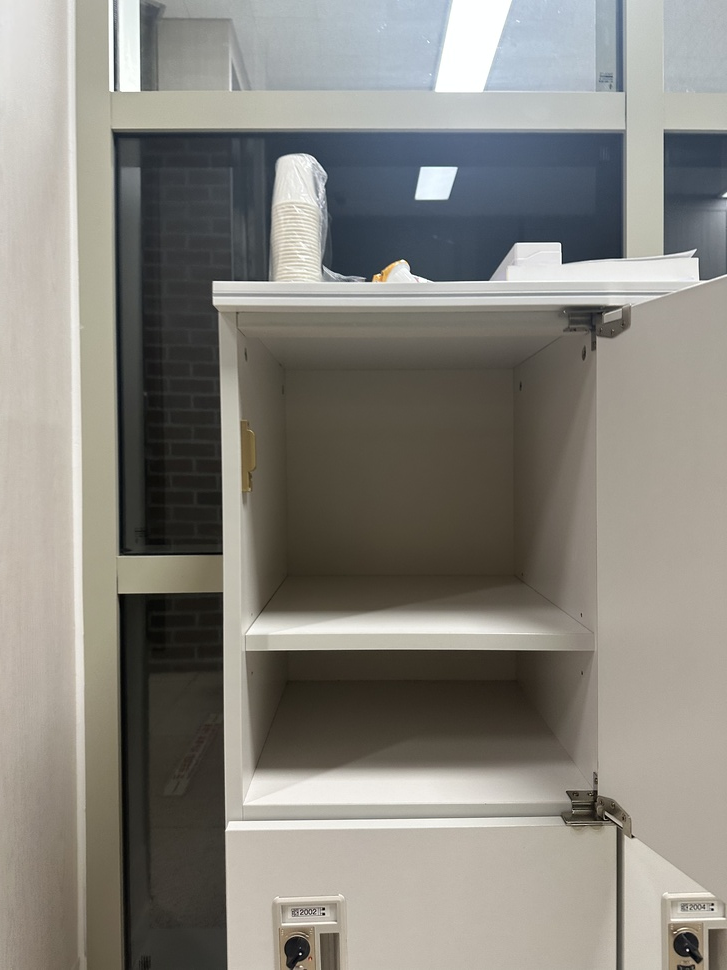
#> input picture ai/data/test/empty/empty002.jpg, 727 x 970 px, shrunk from 3024 x 4032 before the run; its folder holds only this picture in this run
$ python augment_data.py
#> lines starting #> are read from the running program, lines starting #| are printed output that depends on the picture
"""
데이터 증강 스크립트 (v2.0)

이 스크립트는 기존 학습 이미지를 다양한 방식으로 변형하여
학습 데이터를 확장합니다.

증강 기법:
1. 회전 (Rotation): -15° ~ +15° 범위의 미세 회전
2. 좌우 반전 (Horizontal Flip): 이미지 좌우 뒤집기
3. 밝기 조정 (Brightness): 어둡게/밝게 변형
4. 대비 조정 (Contrast): 대비 증가/감소
5. 노이즈 추가 (Gaussian Noise): 미세한 잡음 추가
6. [NEW] 그림자 시뮬레이션 (Shadow): 부분 영역 어둡게
7. [NEW] 감마 보정 (Gamma): 비선형 밝기 변화
8. [NEW] 그라데이션 조명 (Gradient): 한쪽이 밝고 반대쪽이 어두움
"""
import os
import cv2
import numpy as np
import random
from pathlib import Path
from typing import List, Tuple

INPUT_DIR = "data/train"
OUTPUT_DIR = "data/train_augmented"
IMAGE_EXTENSIONS = ['.jpg', '.jpeg', '.png']


def rotate_image(image: np.ndarray, angle: float) -> np.ndarray:
    """
    이미지 회전

    회전은 사물함의 설치 각도 차이나 카메라 기울기에 대한
    모델의 강건성을 높여줍니다.
    """
    h, w = image.shape[:2]
    center = (w // 2, h // 2)
    matrix = cv2.getRotationMatrix2D(center, angle, 1.0)
    rotated = cv2.warpAffine(image, matrix, (w, h), borderMode=cv2.BORDER_REFLECT)
    return rotated


def flip_horizontal(image: np.ndarray) -> np.ndarray:
    """
    좌우 반전

    물건의 위치가 좌/우 어디든 감지할 수 있도록
    모델의 위치 불변성을 학습시킵니다.
    """
    return cv2.flip(image, 1)


def adjust_brightness(image: np.ndarray, factor: float) -> np.ndarray:
    """
    밝기 조정

    조명 조건이 달라도 물체를 인식할 수 있도록
    다양한 밝기의 이미지를 학습합니다.

    factor > 1.0: 밝게
    factor < 1.0: 어둡게
    """
    hsv = cv2.cvtColor(image, cv2.COLOR_BGR2HSV)
    hsv = hsv.astype(np.float32)
    hsv[:, :, 2] = np.clip(hsv[:, :, 2] * factor, 0, 255)
    hsv = hsv.astype(np.uint8)
    return cv2.cvtColor(hsv, cv2.COLOR_HSV2BGR)


def adjust_contrast(image: np.ndarray, factor: float) -> np.ndarray:
    """
    대비 조정

    대비가 낮은 환경(흐린 날, 형광등)이나
    높은 환경(직사광선)에서도 인식할 수 있도록 합니다.

    factor > 1.0: 대비 증가
    factor < 1.0: 대비 감소
    """
    mean = np.mean(image)
    adjusted = np.clip((image - mean) * factor + mean, 0, 255)
    return adjusted.astype(np.uint8)


def add_gaussian_noise(image: np.ndarray, sigma: float = 10) -> np.ndarray:
    """
    가우시안 노이즈 추가

    카메라 센서 노이즈나 압축 아티팩트에 강건한
    모델을 만들기 위해 약간의 노이즈를 추가합니다.
    """
    noise = np.random.normal(0, sigma, image.shape).astype(np.float32)
    noisy = np.clip(image.astype(np.float32) + noise, 0, 255)
    return noisy.astype(np.uint8)


def add_shadow(image: np.ndarray, shadow_type: str = 'vertical',
               opacity: float = 0.5) -> np.ndarray:
    """
    그림자 시뮬레이션

    이미지의 일부 영역을 어둡게 만들어 그림자 효과를 시뮬레이션합니다.
    실제 환경에서 창문 빛, 형광등 위치 등으로 인한 그림자에 강건해집니다.

    Args:
        image: 입력 이미지
        shadow_type: 'vertical', 'horizontal', 'random'
        opacity: 그림자 강도 (0=투명, 1=완전 검정)
    """
    h, w = image.shape[:2]
    result = image.copy().astype(np.float32)

    mask = np.ones((h, w), dtype=np.float32)

    if shadow_type == 'vertical':
        start = random.randint(0, w // 2)
        end = random.randint(start + w // 4, w)
        mask[:, start:end] = 1 - opacity

    elif shadow_type == 'horizontal':
        start = random.randint(0, h // 2)
        end = random.randint(start + h // 4, h)
        mask[start:end, :] = 1 - opacity

    elif shadow_type == 'random':
        x1 = random.randint(0, w // 2)
        y1 = random.randint(0, h // 2)
        x2 = random.randint(x1 + w // 4, w)
        y2 = random.randint(y1 + h // 4, h)
        mask[y1:y2, x1:x2] = 1 - opacity

    for c in range(3):
        result[:, :, c] = result[:, :, c] * mask

    return np.clip(result, 0, 255).astype(np.uint8)


def gamma_correction(image: np.ndarray, gamma: float) -> np.ndarray:
    """
    감마 보정

    비선형 밝기 변화를 적용합니다.
    gamma < 1: 이미지가 밝아짐 (어두운 영역이 더 밝아짐)
    gamma > 1: 이미지가 어두워짐 (밝은 영역이 더 어두워짐)

    조명 조건의 다양한 변화를 시뮬레이션합니다.

    Args:
        image: 입력 이미지
        gamma: 감마 값 (0.5~2.0 권장)
    """
    inv_gamma = 1.0 / gamma
    table = np.array([
        ((i / 255.0) ** inv_gamma) * 255
        for i in range(256)
    ]).astype(np.uint8)

    return cv2.LUT(image, table)


def add_gradient_lighting(image: np.ndarray, direction: str = 'left',
                          intensity: float = 0.4) -> np.ndarray:
    """
    그라데이션 조명 효과

    한쪽에서 빛이 들어오는 효과를 시뮬레이션합니다.
    창문이나 조명 위치에 따른 밝기 차이에 강건해집니다.

    Args:
        image: 입력 이미지
        direction: 'left', 'right', 'top', 'bottom'
        intensity: 그라데이션 강도
    """
    h, w = image.shape[:2]
    result = image.copy().astype(np.float32)

    if direction == 'left':
        gradient = np.linspace(1 + intensity, 1 - intensity, w)
        gradient = np.tile(gradient, (h, 1))
    elif direction == 'right':
        gradient = np.linspace(1 - intensity, 1 + intensity, w)
        gradient = np.tile(gradient, (h, 1))
    elif direction == 'top':
        gradient = np.linspace(1 + intensity, 1 - intensity, h)
        gradient = np.tile(gradient.reshape(-1, 1), (1, w))
    elif direction == 'bottom':
        gradient = np.linspace(1 - intensity, 1 + intensity, h)
        gradient = np.tile(gradient.reshape(-1, 1), (1, w))
    else:
        return image

    for c in range(3):
        result[:, :, c] = result[:, :, c] * gradient

    return np.clip(result, 0, 255).astype(np.uint8)


def augment_image(image: np.ndarray) -> List[Tuple[np.ndarray, str]]:
    """
    하나의 이미지에 대해 모든 증강 기법 적용

    Returns:
        [(증강된 이미지, 접미사), ...]
    """
    augmented = []

    augmented.append((rotate_image(image, -10), "rot_n10"))
    augmented.append((rotate_image(image, 10), "rot_p10"))

    augmented.append((flip_horizontal(image), "flip"))

    augmented.append((adjust_brightness(image, 0.7), "dark"))
    augmented.append((adjust_brightness(image, 1.3), "bright"))

    augmented.append((adjust_contrast(image, 0.8), "lowcon"))
    augmented.append((adjust_contrast(image, 1.2), "highcon"))

    augmented.append((add_gaussian_noise(image, 15), "noise"))

    augmented.append((add_shadow(image, 'vertical', 0.4), "shadow_v"))
    augmented.append((add_shadow(image, 'horizontal', 0.4), "shadow_h"))
    augmented.append((add_shadow(image, 'random', 0.5), "shadow_r"))

    augmented.append((gamma_correction(image, 0.6), "gamma_bright"))
    augmented.append((gamma_correction(image, 1.5), "gamma_dark"))
    augmented.append((gamma_correction(image, 2.0), "gamma_vdark"))

    augmented.append((add_gradient_lighting(image, 'left', 0.3), "grad_left"))
    augmented.append((add_gradient_lighting(image, 'right', 0.3), "grad_right"))
    augmented.append((add_gradient_lighting(image, 'top', 0.3), "grad_top"))

    rotated = rotate_image(image, 5)
    augmented.append((adjust_brightness(rotated, 0.85), "combo1"))

    flipped = flip_horizontal(image)
    augmented.append((adjust_contrast(flipped, 1.1), "combo2"))

    shadow_img = add_shadow(image, 'vertical', 0.3)
    augmented.append((gamma_correction(shadow_img, 1.3), "combo3"))

    rotated2 = rotate_image(image, -5)
    augmented.append((add_gradient_lighting(rotated2, 'left', 0.25), "combo4"))

    return augmented


def process_directory(input_dir: Path, output_dir: Path):
    """디렉토리 내 모든 이미지 증강"""

    output_dir.mkdir(parents=True, exist_ok=True)

    image_files = []
    for ext in IMAGE_EXTENSIONS:
        image_files.extend(input_dir.glob(f"*{ext}"))
        image_files.extend(input_dir.glob(f"*{ext.upper()}"))

    print(f"Found {len(image_files)} images in {input_dir}")

    for img_path in image_files:
        image = cv2.imread(str(img_path))
        if image is None:
            print(f"Cannot read: {img_path}")
            continue

        original_output = output_dir / img_path.name
        cv2.imwrite(str(original_output), image)

        augmented_images = augment_image(image)

        for aug_img, suffix in augmented_images:
            stem = img_path.stem
            ext = img_path.suffix
            aug_path = output_dir / f"{stem}_{suffix}{ext}"
            cv2.imwrite(str(aug_path), aug_img)

    result_count = sum(1 for _ in output_dir.glob("*.*")
                       if _.suffix.lower() in IMAGE_EXTENSIONS)
    print(f"Generated {result_count} images in {output_dir}")


def main():
    print("=" * 60)
    print("Data Augmentation Script")
    print("=" * 60)

    classes = ['empty', 'invalid', 'occupied']

    for cls in classes:
        input_path = Path(INPUT_DIR) / cls
        output_path = Path(OUTPUT_DIR) / cls

        if not input_path.exists():
            print(f"\nDirectory not found: {input_path}")
            continue

        print(f"\nProcessing: {cls}")
        process_directory(input_path, output_path)
#> in process_directory, image is the input picture: shape (970, 727, 3); mean B, G, R 125.8, 132.6, 135.2
#> in adjust_brightness, `hsv = cv2.cvtColor(image, cv2.COLOR_BGR2HSV)`: hsv: shape (970, 727, 3); mean H, S, V 37.1, 37.2, 138.7
#> in adjust_brightness, `hsv = hsv.astype(np.float32)`: hsv: shape (970, 727, 3) float32; mean H, S, V 37, 37.2, 138.7
#> in adjust_brightness, `hsv[:, :, 2] = np.clip(hsv[:, :, 2] * factor, 0, 255)`: hsv: shape (970, 727, 3) float32; mean H, S, V 37, 37.2, 97.1
#> in adjust_brightness, `hsv = hsv.astype(np.uint8)`: hsv: shape (970, 727, 3); mean H, S, V 37.1, 37.2, 96.7
#> call 2 of adjust_brightness, with factor = 1.3
#> in adjust_brightness (call 2), `hsv[:, :, 2] = np.clip(hsv[:, :, 2] * factor, 0, 255)`: hsv: shape (970, 727, 3) float32; mean H, S, V 37, 37.2, 176.2
#> in adjust_brightness (call 2), `hsv = hsv.astype(np.uint8)`: hsv: shape (970, 727, 3); mean H, S, V 37.1, 37.2, 175.6
#> in adjust_brightness (call 2), `return cv2.cvtColor(hsv, cv2.COLOR_HSV2BGR)`:
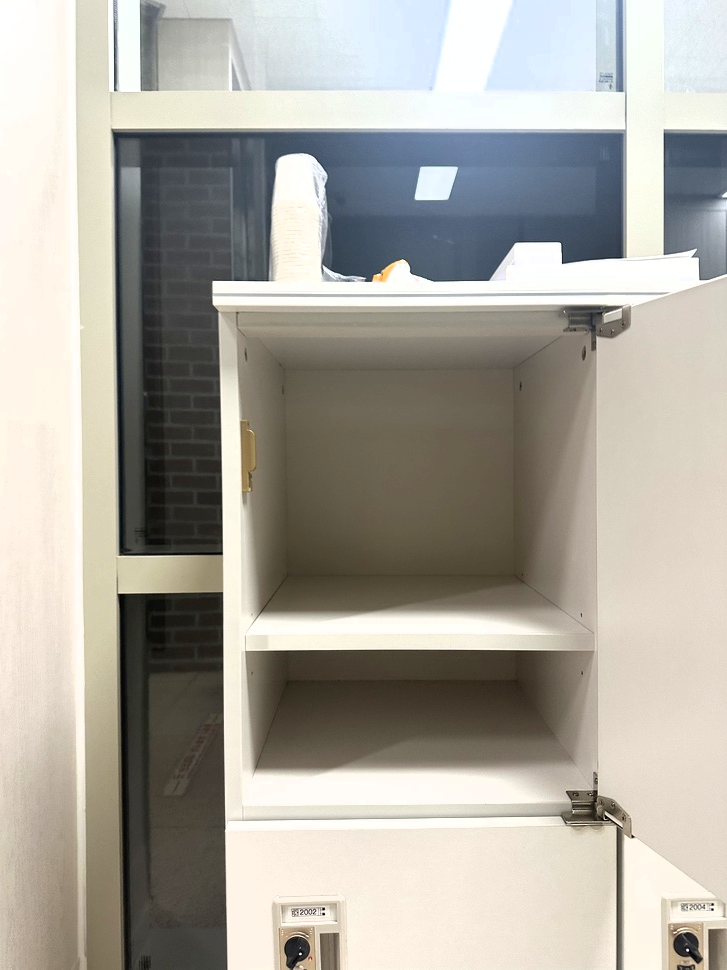
#> returned value: shape (970, 727, 3); mean B, G, R 158.6, 167.4, 171
#> in adjust_contrast, `mean = np.mean(image)`: mean = 131.2
#> call 3 of add_gradient_lighting, with direction = 'top', intensity = 0.3
#> after the loop in add_gradient_lighting (call 3), `for c in range(3):`:
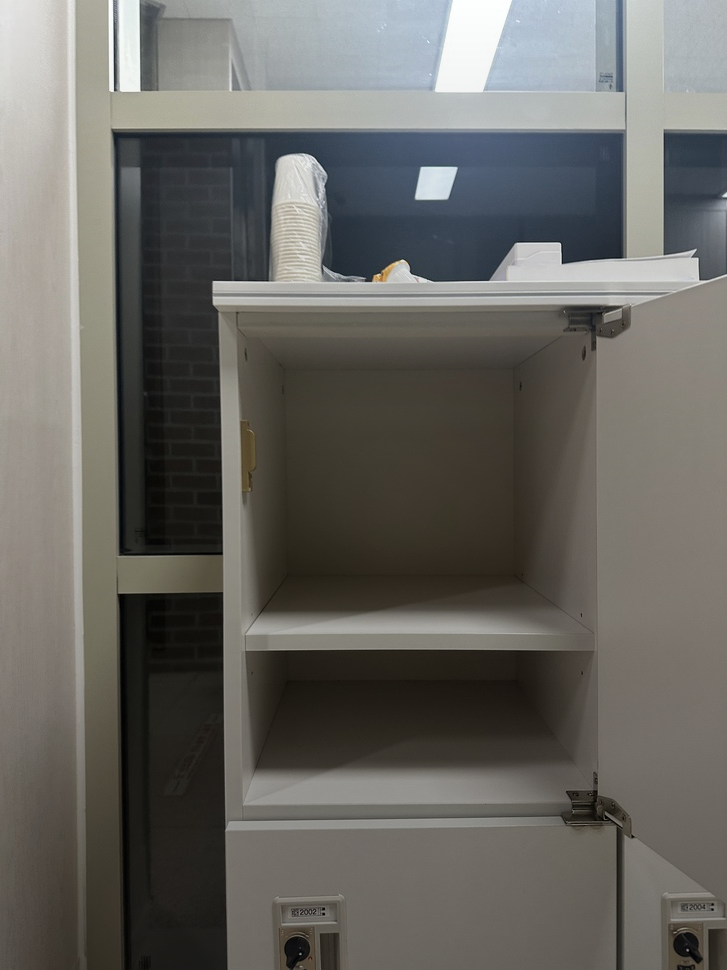
#> result: shape (970, 727, 3) float32; mean B, G, R 128, 134, 135.7; drawn with min black and max white
#> call 3 of adjust_brightness, with factor = 0.85
#> in adjust_brightness (call 3), `hsv = cv2.cvtColor(image, cv2.COLOR_BGR2HSV)`: hsv: shape (970, 727, 3); mean H, S, V 37.6, 37.2, 138.3
#> in adjust_brightness (call 3), `hsv = hsv.astype(np.float32)`: hsv: shape (970, 727, 3) float32; mean H, S, V 37.5, 37.2, 138.3
#> in adjust_brightness (call 3), `hsv[:, :, 2] = np.clip(hsv[:, :, 2] * factor, 0, 255)`: hsv: shape (970, 727, 3) float32; mean H, S, V 37.5, 37.2, 117.5
#> in adjust_brightness (call 3), `hsv = hsv.astype(np.uint8)`: hsv: shape (970, 727, 3); mean H, S, V 37.6, 37.2, 117.1
#> in adjust_brightness (call 3), `return cv2.cvtColor(hsv, cv2.COLOR_HSV2BGR)`:
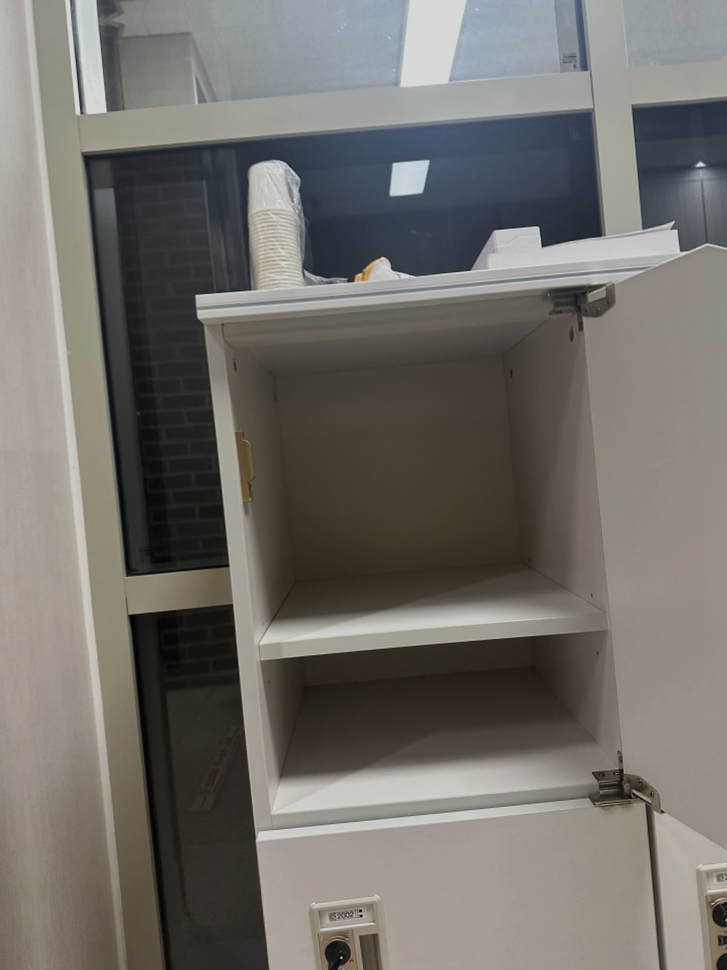
#> returned value: shape (970, 727, 3); mean B, G, R 105.7, 111.5, 113.9
#> call 4 of add_shadow, with shadow_type = 'vertical', opacity = 0.3
#> after the loop in add_shadow (call 4), `for c in range(3):`:
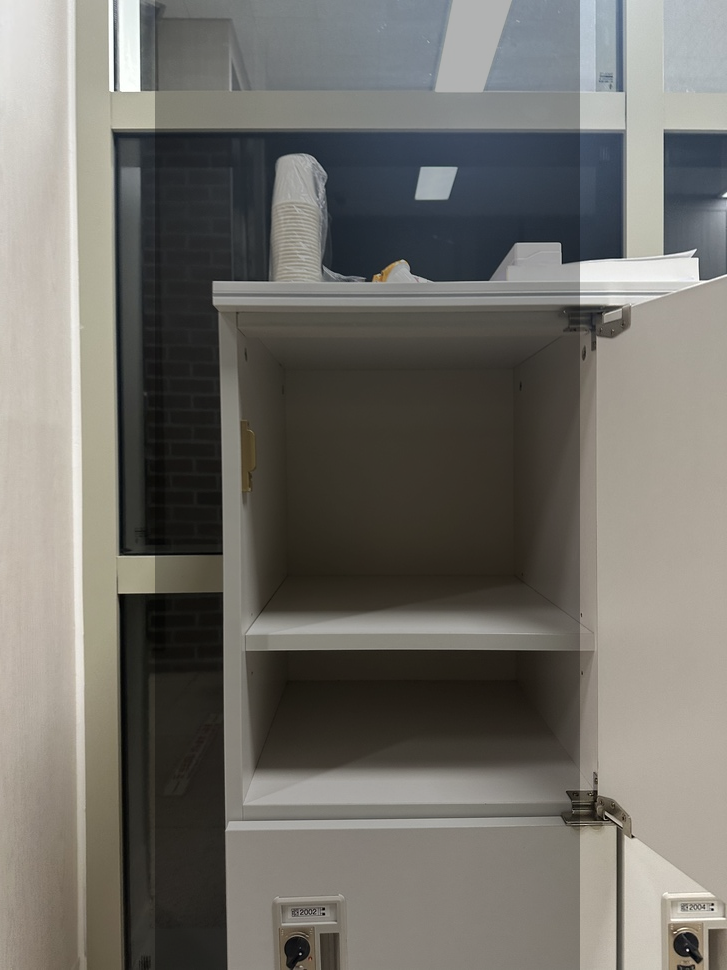
#> result: shape (970, 727, 3) float32; mean B, G, R 105.9, 111.8, 114.1
#> call 4 of gamma_correction, with gamma = 1.3
#> in gamma_correction (call 4), `return cv2.LUT(image, table)`:
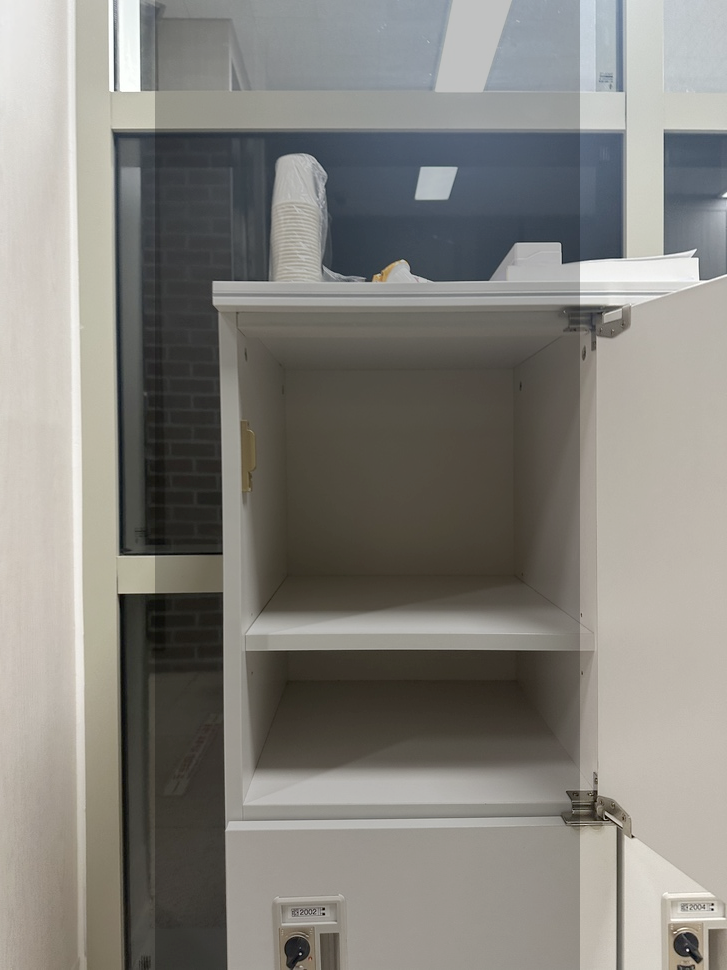
#> returned value: shape (970, 727, 3); mean of channels 0, 1, 2 125.2, 130.8, 132.8; drawn as B, G, R
#> call 4 of add_gradient_lighting, with direction = 'left', intensity = 0.25
#> after the loop in add_gradient_lighting (call 4), `for c in range(3):`:
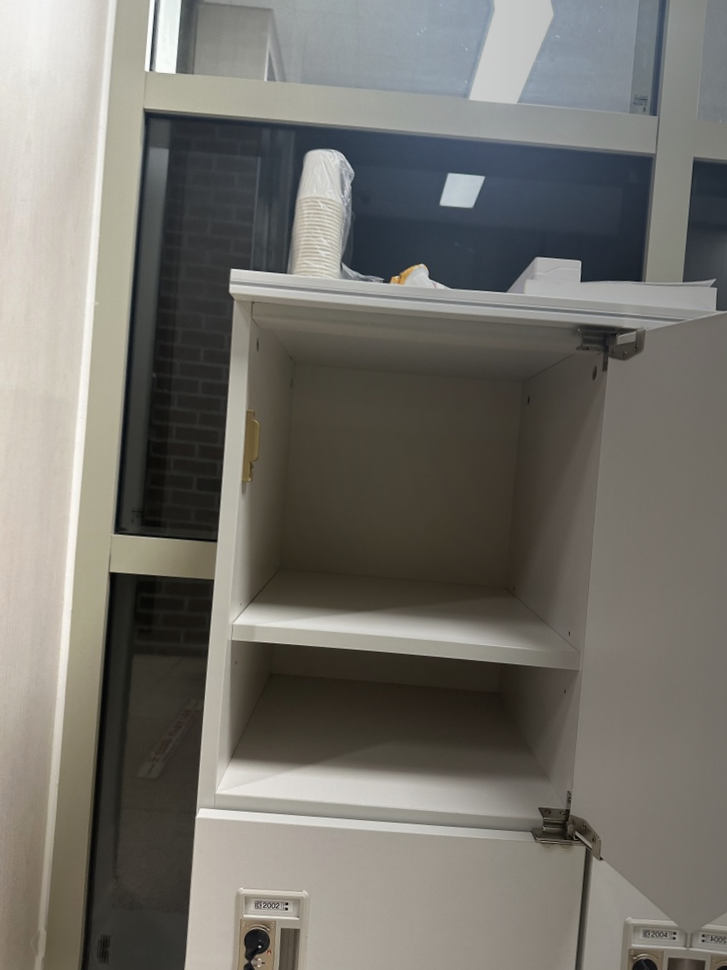
#> result: shape (970, 727, 3) float32; mean B, G, R 125.1, 132.2, 134.9; drawn with min black and max white
#> in process_directory, `augmented_images = augment_image(image)`: augmented_images = 21 items
#> the loop in process_directory, `for aug_img, suffix in augmented_images:` made 21 passes
#> suffix on passes 1 to 12: 'rot_n10', 'rot_p10', 'flip', 'dark', 'bright', 'lowcon', 'highcon', 'noise', 'shadow_v', 'shadow_h', 'shadow_r', 'gamma_bright'

    print("\n" + "=" * 60)
    print("Augmentation complete!")
    print(f"Output directory: {OUTPUT_DIR}")
    print("=" * 60)

    print("\nSummary:")
    for cls in classes:
        original = Path(INPUT_DIR) / cls
        augmented = Path(OUTPUT_DIR) / cls

        if original.exists():
            orig_count = sum(1 for _ in original.glob("*.*")
                           if _.suffix.lower() in IMAGE_EXTENSIONS)
            aug_count = sum(1 for _ in augmented.glob("*.*")
                          if _.suffix.lower() in IMAGE_EXTENSIONS) if augmented.exists() else 0
            print(f"  {cls}: {orig_count} → {aug_count} images ({aug_count/max(orig_count,1):.1f}x)")


if __name__ == "__main__":
    main()
